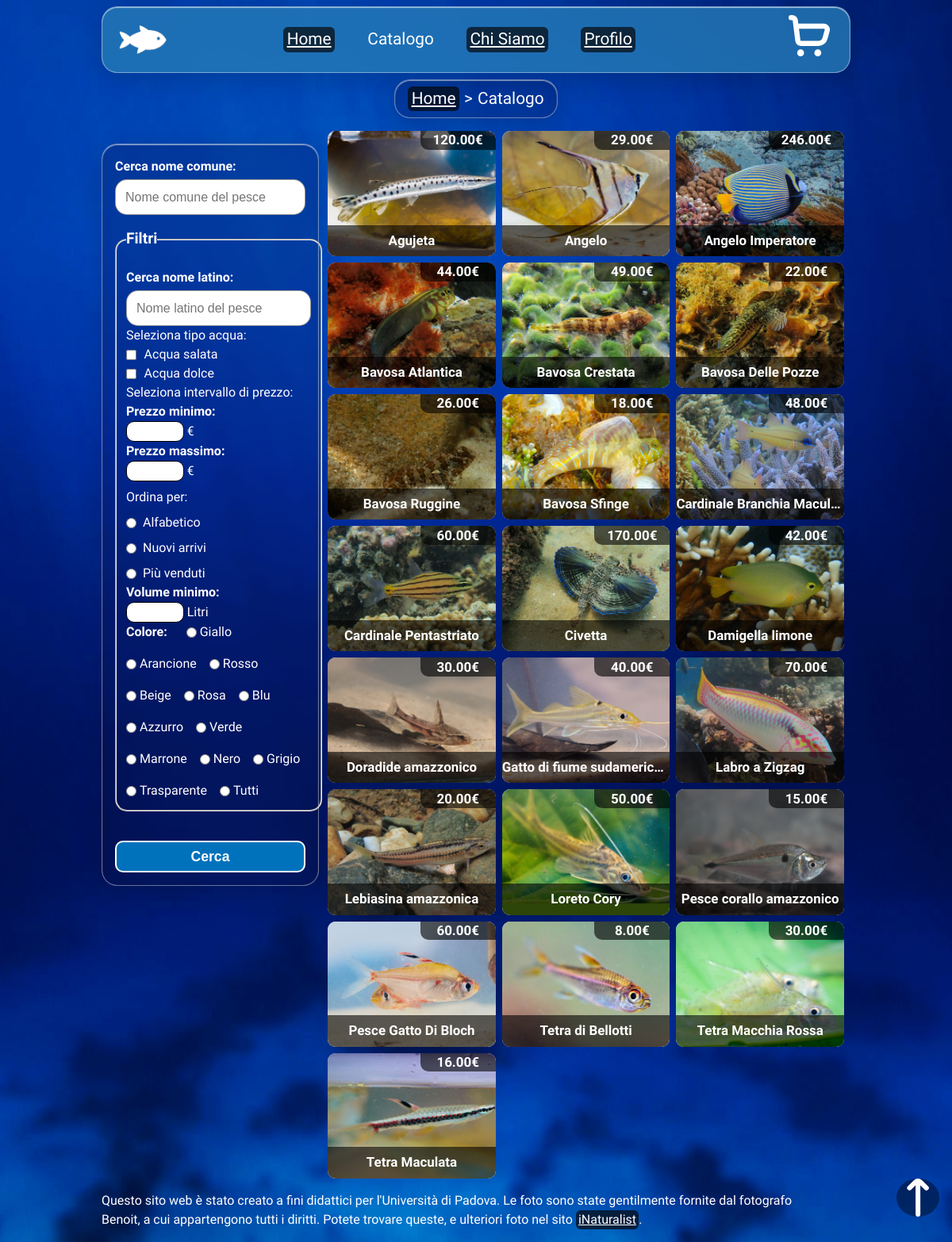
The page /CodiceSito/PHP/catalogo.php on the database its author committed.
### tables this page shows
CREATE TABLE pesci (
    nome_latino VARCHAR(150) PRIMARY KEY,
    nome_comune VARCHAR(150) NOT NULL UNIQUE,
    famiglia VARCHAR(100) NOT NULL,
    dimensione INT NOT NULL,
    volume_minimo INT NOT NULL,
    colori VARCHAR(100) NOT NULL,
    prezzo DECIMAL(8,2) NOT NULL,
    disponibilita INT NOT NULL,
    immagine VARCHAR(255) NOT NULL,
	data_inserimento DATE NOT NULL DEFAULT CURRENT_DATE,
	FOREIGN KEY (famiglia) REFERENCES famiglie(famiglia_latino) ON DELETE CASCADE
);

### CodiceSito/PHP/db_connection.php (called while the page is built, shortened)
<?php
class FMAccess {
	private $connection;
	public function openConnection() {
		$this->connection = mysqli_connect(FMAccess::HOST_DB, FMAccess::USERNAME, FMAccess::PASSWORD, FMAccess::DATABASE_NAME);
		if(mysqli_connect_errno()) {
			return false;
		} else {
			return true;
		}
	}
	public function closeConnection() {
		try {
        	mysqli_close($this->connection);
		} catch (Throwable $e) {
		} finally {
			$this->connection = null;
		}
	}
	public function getPesci($condizioni, $parametri, $operazione = '') {
		$sql = "SELECT p.* , f.tipo_acqua, f.famiglia_latino AS famiglia FROM pesci p JOIN famiglie f ON p.famiglia = f.famiglia_latino";
		if ($operazione == '') {
			$sql .= " ORDER BY nome_comune ASC";
		} else {
			$sql .= " " . $operazione;
		}
		$stmt = $this->connection->prepare($sql);
		$stmt->execute();
		$result = $stmt->get_result();
		$pesci = [];
		while ($row = $result->fetch_assoc()) {
			$pesci[] = $row;
		}
		return $pesci;
	}
}
?>

### CodiceSito/PHP/crea_card_pesce.php (the view)
<?php
function crea_card_pesce(array $pesci, $startId = 0) : string {
    $stringaPesci = '';
    if($pesci != null) {
        $id = $startId;
        foreach($pesci as $pesce) {
            $id++;
            $idTitolo = 'titolo-' . $id;
            $idPrezzo = 'prezzo-' . $id;
            $immagine = htmlspecialchars($pesce['immagine'] ?? 'default.jpg');
            $nome_comune = htmlspecialchars($pesce['nome_comune'] ?? '');
            $nome_latino = htmlspecialchars($pesce['nome_latino'] ?? '');
            $stringaPesci .= '<li class="card-pesce">';
            $stringaPesci .= '<article>';
            $stringaPesci .= '<a href="../PHP/pesce.php?nome_latino=' . urlencode($nome_latino) . '" aria-labelledby="' . $idTitolo . ' ' . $idPrezzo . '">';
            $stringaPesci .= '<img loading="lazy" height="683" width="1024" src="' . $immagine . '" alt="">';
            $stringaPesci .= '<div class="dati-pesce">';
            $stringaPesci .= '<h3 class="nome" id="' . $idTitolo . '">' . $nome_comune . '</h3>';
            $stringaPesci .= '</div>';
            $stringaPesci .= '<p class="prezzo" id="' . $idPrezzo . '">' . $pesce['prezzo'] . '€</p>';
            $stringaPesci .= '</a>';
            $stringaPesci .= '</article>';
            $stringaPesci .= '</li>';
        }
    }
    return $stringaPesci;
}
?>

### CodiceSito/CSS/desktop.css (style rules this page uses)
body { max-width: 60em; margin: auto; }
#cart-link { margin-right: 0em; }
#menu { display: block; }
#menu ul { display: flex; justify-content: center; align-items: center; list-style-type: none; }
#menu li { margin-right: 2em; }
.dati-pesce .nome { font-size: clamp(0.875em, 0.2em + 1.6vw, 2em); font-size: clamp(0.875em, 8cqw, 2em); }
.pesci-catalogo { grid-template-columns: 1fr 1fr 1fr; padding-left: 0.7rem; gap: 0.5rem; }
#form-container-catalogo { float:left; width:15em; }
#filters { display: block; }

### CodiceSito/CSS/stampa.css (style rules this page uses)
html { color: black; font-family: serif; }
.sezione-standard { background: none; border-radius: 20px; border: 2px solid black; backdrop-filter: none; box-shadow: none; }
.bottone-standard { background: none; border: 2px solid black; color: black; }
body { background-image: none; }
.header, .header-content, .back-to-top { display: none; }
.card-pesce { border-radius: 0px; }
.card-pesce { background: none; }
.card-pesce .prezzo, .dati-pesce { color: black; background: white; }
a { color:black; }
.link-testuale[href]::after { content: " (" attr(href) ")"; font-size: 0.9em; word-break: break-all; }
.link-testuale,.link-testuale:visited { background-color: white; text-decoration: underline; border-radius: 0px; color:black; }
img { filter: grayscale(100%); }

### rows shown on the page
pesci: immagine (picture), nome_comune "Agujeta", prezzo "120.00"
pesci: immagine (picture), nome_comune "Angelo", prezzo "29.00"
pesci: immagine (picture), nome_comune "Angelo Imperatore", prezzo "246.00"
pesci: immagine (picture), nome_comune "Bavosa Atlantica", prezzo "44.00"
pesci: immagine (picture), nome_comune "Bavosa Crestata", prezzo "49.00"
pesci: immagine (picture), nome_comune "Bavosa Delle Pozze", prezzo "22.00"
pesci: immagine (picture), nome_comune "Bavosa Ruggine", prezzo "26.00"
pesci: immagine (picture), nome_comune "Bavosa Sfinge", prezzo "18.00"
pesci: immagine (picture), nome_comune "Cardinale Branchia Macul…", prezzo "48.00"
pesci: immagine (picture), nome_comune "Cardinale Pentastriato", prezzo "60.00"
pesci: immagine (picture), nome_comune "Civetta", prezzo "170.00"
pesci: immagine (picture), nome_comune "Damigella limone", prezzo "42.00"
pesci: immagine (picture), nome_comune "Doradide amazzonico", prezzo "30.00"
pesci: immagine (picture), nome_comune "Gatto di fiume sudameric…", prezzo "40.00"
pesci: immagine (picture), nome_comune "Labro a Zigzag", prezzo "70.00"
pesci: immagine (picture), nome_comune "Lebiasina amazzonica", prezzo "20.00"
pesci: immagine (picture), nome_comune "Loreto Cory", prezzo "50.00"
pesci: immagine (picture), nome_comune "Pesce corallo amazzonico", prezzo "15.00"
pesci: immagine (picture), nome_comune "Pesce Gatto Di Bloch", prezzo "60.00"
pesci: immagine (picture), nome_comune "Tetra di Bellotti", prezzo "8.00"
pesci: immagine (picture), nome_comune "Tetra Macchia Rossa", prezzo "30.00"
pesci: immagine (picture), nome_comune "Tetra Maculata", prezzo "16.00"
